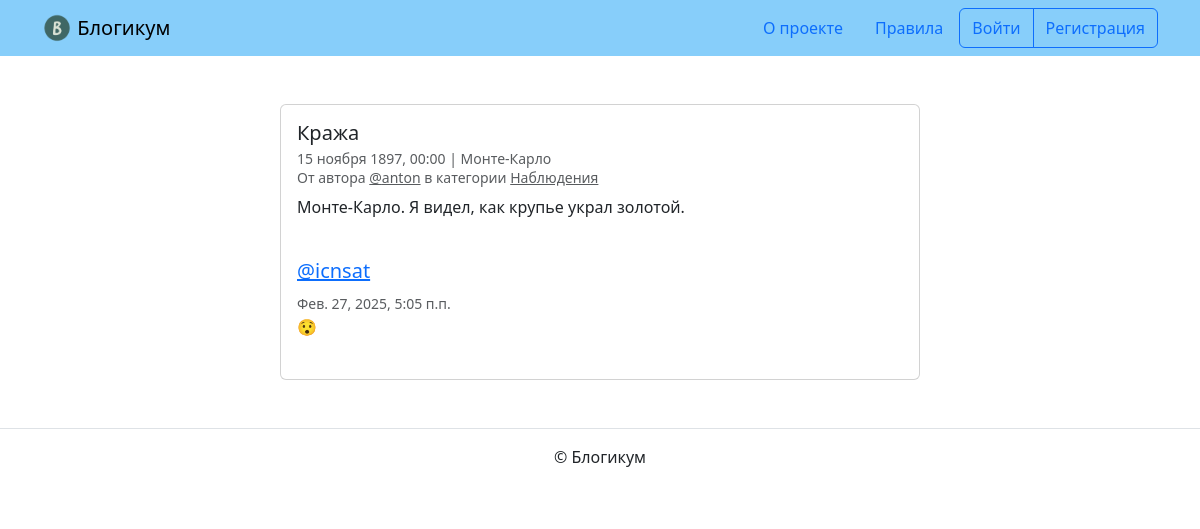
/posts/22/, run on the app's committed database.
### blog/models.py (models this page shows, shortened)
class BaseModel(models.Model):
    is_published = models.BooleanField(
        default=True,
        verbose_name='Опубликовано',
        help_text='Снимите галочку, чтобы скрыть публикацию.'
    )
    created_at = models.DateTimeField(
        auto_now_add=True,
        verbose_name='Добавлено'
    )
    class Meta:
        abstract = True

class Post(BaseModel):
    title = models.CharField(
        verbose_name='Заголовок',
        max_length=256
    )
    text = models.TextField(
        verbose_name='Текст'
    )
    pub_date = models.DateTimeField(
        verbose_name='Дата и время публикации',
        help_text=(
            'Если установить дату и время '
            'в будущем — можно делать отложенные публикации.'
        )
    )
    image = models.ImageField(
        verbose_name='Фото',
        upload_to='images',
        blank=True
    )
    author = models.ForeignKey(
        User,
        on_delete=models.CASCADE,
        verbose_name='Автор публикации'
    )
    location = models.ForeignKey(
        Location,
        on_delete=models.SET_NULL,
        null=True,
        verbose_name='Местоположение'
    )
    category = models.ForeignKey(
        Category,
        on_delete=models.SET_NULL,
        null=True,
        verbose_name='Категория'
    )
    class Meta:
        verbose_name = 'публикация'
        verbose_name_plural = 'Публикации'
        ordering = ['pub_date']

class Location(BaseModel):
    name = models.CharField(
        max_length=256,
        verbose_name='Название места'
    )
    class Meta:
        verbose_name = 'местоположение'
        verbose_name_plural = 'Местоположения'

class Category(BaseModel):
    title = models.CharField(
        verbose_name='Заголовок',
        max_length=256
    )
    description = models.TextField(
        verbose_name='Описание'
    )
    slug = models.SlugField(
        unique=True,
        verbose_name='Идентификатор',
        help_text=(
            'Идентификатор страницы для URL; '
            'разрешены символы латиницы, цифры, дефис и подчёркивание.'
        )
    )
    class Meta:
        verbose_name = 'категория'
        verbose_name_plural = 'Категории'

class Comment(models.Model):
    post = models.ForeignKey(Post,
                             related_name='comments', on_delete=models.CASCADE)
    author = models.ForeignKey(User, on_delete=models.CASCADE)
    text = models.TextField(
        verbose_name='Комментарий'
    )
    created_at = models.DateTimeField(auto_now_add=True)
    class Meta:
        ordering = ['created_at']

### blog/views.py (the view)
class PostDetailView(DetailView):
    model = Post
    template_name = 'blog/detail.html'  # Укажите ваш шаблон
    context_object_name = 'post'
    def get_object(self, queryset=None):
        post = super().get_object(queryset)
        if (
            self.request.user != post.author
            and (
                not post.is_published
                or not post.category.is_published
                or post.pub_date >= timezone.now()
            )
        ):
            raise Http404("Пост не найден или недоступен.")
        return post
    def get_context_data(self, **kwargs):
        context = super().get_context_data(**kwargs)
        post = self.object
        context['comments'] = post.comments.all()
        context['form'] = CommentForm()
        return context

### templates/blog/detail.html (shortened to what this page needs)
{% extends "base.html" %}
{% block content %}
  <div class="col d-flex justify-content-center">
    <div class="card" style="width: 40rem;">
      <div class="card-body">
        <h5 class="card-title">{{ post.title }}</h5>
        <h6 class="card-subtitle mb-2 text-muted">
          <small>
            {{ post.pub_date|date:"d E Y, H:i" }} | {% if post.location and post.location.is_published %}{{ post.location.name }}{% else %}Планета Земля{% endif %}<br>
            От автора <a class="text-muted" href="{% url 'blog:profile' post.author.username %}">@{{ post.author.username }}</a> в
            категории {% include "includes/category_link.html" %}
          </small>
        </h6>
        <p class="card-text">{{ post.text|linebreaksbr }}</p>
        {% include "includes/comments.html" %}
      </div>
    </div>
  </div>
{% endblock %}

### templates/includes/category_link.html
<a class="text-muted" href="{% url 'blog:category_posts' post.category.slug %}">
  {{ post.category.title }}
</a>

### templates/includes/comments.html (shortened to what this page needs)
{% if user.is_authenticated %}
  {% load django_bootstrap5 %}
{% endif %}
<br>
{% for comment in comments %}
  <div class="media mb-4">
    <div class="media-body">
      <h5 class="mt-0">
        <a href="{% url 'blog:profile' comment.author.username %}" name="comment_{{ comment.id }}">
          @{{ comment.author.username }}
        </a>
      </h5>
      <small class="text-muted">{{ comment.created_at }}</small>
      <br>
      {{ comment.text|linebreaksbr }}
    </div>
  </div>
{% endfor %}

### data on the page
Post: title "Кража", pub_date "15 ноября 1897, 00:00", location.name "Монте-Карло", author.username "anton", category "Наблюдения", text "Монте-Карло. Я видел, как крупье украл золотой."
Comment: author.username "icnsat", created_at "Фев. 27, 2025, 5:05 п.п.", text "😯"
